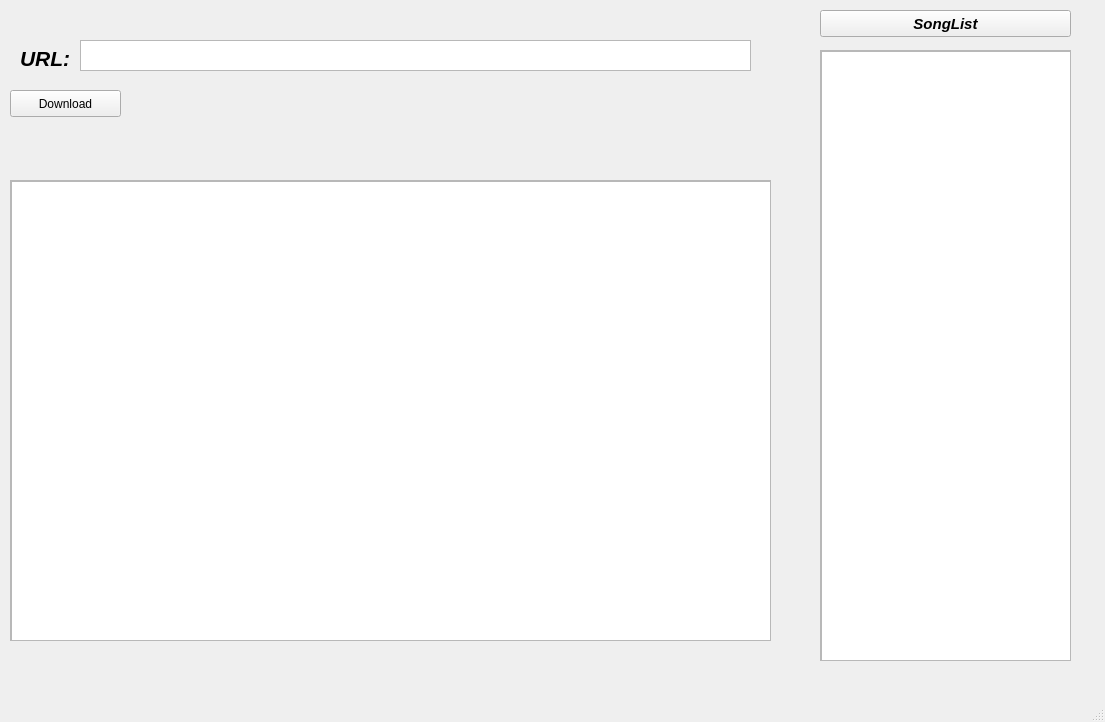
<?xml version="1.0" encoding="UTF-8"?>
<ui version="4.0">
 <class>MainWindow</class>
 <widget class="QMainWindow" name="MainWindow">
  <property name="geometry">
   <rect>
    <x>0</x>
    <y>0</y>
    <width>1105</width>
    <height>722</height>
   </rect>
  </property>
  <property name="windowTitle">
   <string>MainWindow</string>
  </property>
  <widget class="QWidget" name="centralwidget">
   <widget class="QPushButton" name="btnDownload">
    <property name="geometry">
     <rect>
      <x>10</x>
      <y>90</y>
      <width>111</width>
      <height>27</height>
     </rect>
    </property>
    <property name="text">
     <string>Download</string>
    </property>
   </widget>
   <widget class="QTextBrowser" name="textURL">
    <property name="geometry">
     <rect>
      <x>80</x>
      <y>40</y>
      <width>671</width>
      <height>31</height>
     </rect>
    </property>
   </widget>
   <widget class="QPushButton" name="btnSongList">
    <property name="geometry">
     <rect>
      <x>820</x>
      <y>10</y>
      <width>251</width>
      <height>27</height>
     </rect>
    </property>
    <property name="font">
     <font>
      <pointsize>11</pointsize>
      <weight>75</weight>
      <italic>true</italic>
      <bold>true</bold>
     </font>
    </property>
    <property name="text">
     <string>SongList</string>
    </property>
   </widget>
   <widget class="QLabel" name="labelURL">
    <property name="geometry">
     <rect>
      <x>20</x>
      <y>50</y>
      <width>51</width>
      <height>17</height>
     </rect>
    </property>
    <property name="font">
     <font>
      <pointsize>16</pointsize>
      <weight>75</weight>
      <italic>true</italic>
      <bold>true</bold>
     </font>
    </property>
    <property name="text">
     <string>URL:</string>
    </property>
   </widget>
   <widget class="QScrollArea" name="scrollSongList">
    <property name="geometry">
     <rect>
      <x>820</x>
      <y>50</y>
      <width>251</width>
      <height>611</height>
     </rect>
    </property>
    <property name="widgetResizable">
     <bool>true</bool>
    </property>
    <widget class="QWidget" name="scrollAreaWidgetContents">
     <property name="geometry">
      <rect>
       <x>0</x>
       <y>0</y>
       <width>249</width>
       <height>609</height>
      </rect>
     </property>
     <widget class="QListView" name="listSongList">
      <property name="geometry">
       <rect>
        <x>0</x>
        <y>0</y>
        <width>251</width>
        <height>611</height>
       </rect>
      </property>
     </widget>
    </widget>
   </widget>
   <widget class="QScrollArea" name="scrollAreaTable">
    <property name="geometry">
     <rect>
      <x>10</x>
      <y>180</y>
      <width>761</width>
      <height>461</height>
     </rect>
    </property>
    <property name="widgetResizable">
     <bool>true</bool>
    </property>
    <widget class="QWidget" name="scrollAreaWidgetContents_2">
     <property name="geometry">
      <rect>
       <x>0</x>
       <y>0</y>
       <width>759</width>
       <height>459</height>
      </rect>
     </property>
     <widget class="QTableWidget" name="tableWidget">
      <property name="geometry">
       <rect>
        <x>0</x>
        <y>0</y>
        <width>761</width>
        <height>461</height>
       </rect>
      </property>
     </widget>
    </widget>
   </widget>
  </widget>
  <widget class="QMenuBar" name="menubar">
   <property name="geometry">
    <rect>
     <x>0</x>
     <y>0</y>
     <width>1105</width>
     <height>27</height>
    </rect>
   </property>
  </widget>
  <widget class="QStatusBar" name="statusbar"/>
 </widget>
 <resources/>
 <connections/>
</ui>
